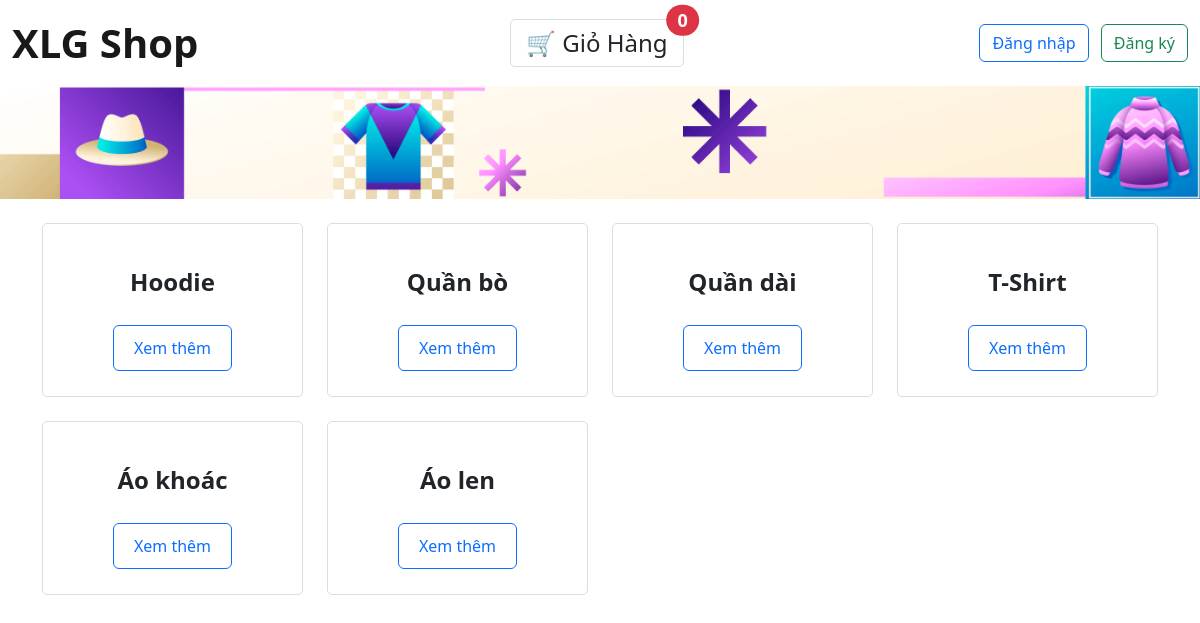
/, run on an earlier commit of the app's database.
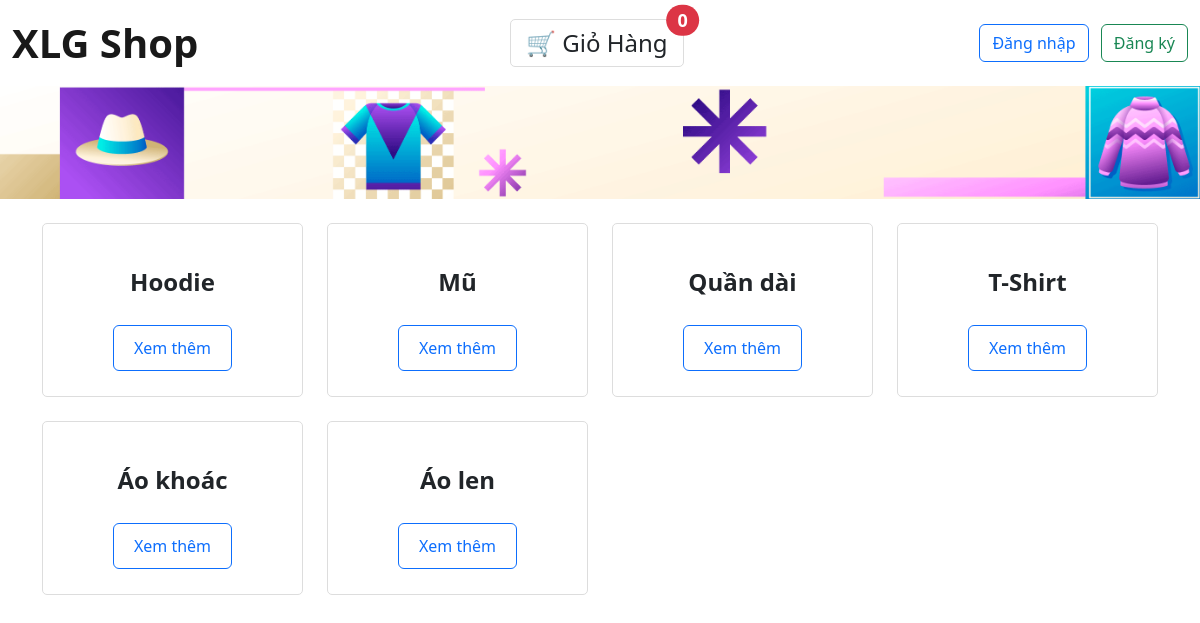
And on a later commit of the database.
### home/models.py (models this page shows, shortened)
class Category(models.Model):
    name = models.CharField("Name", max_length=20, primary_key=True)

### home/views.py (the view)
# urls.py: path("", views.index, name="index"),
def index(request):
    category_list = Category.objects.order_by("name")
    context = {
        'category_list': category_list
    }
    return render(request, "home/index.html", context)

### home/templates/home/index.html (shortened to what this page needs)
{% load static %}
<!DOCTYPE html>
<html lang="en">
<head>
    <link rel="stylesheet" href="https://cdn.jsdelivr.net/npm/bootstrap@5.2.3/dist/css/bootstrap.min.css">
    <link rel="stylesheet" href="{% static 'css/index_style.css' %}">
</head>
<body>
    <nav class="navbar navbar-expand-lg">
        <div class="container-fluid d-flex justify-content-between align-items-center">
            <a class="navbar-brand fw-bold" href="{% url 'index' %}" style="font-weight: bold;">XLG Shop</a>
            <div class="nav-buttons">
                <button id="cart-button" class="btn btn-outline-dark btn-lg position-relative" onclick="toggleCart()">
                    🛒 Giỏ Hàng
                    <span id="cart-count" class="position-absolute top-0 start-100 translate-middle badge rounded-pill bg-danger">0</span>
                </button>
            </div>
            <div>
                {% if not user.is_authenticated %}
                    <button class="btn btn-outline-primary me-2" type="button" onclick="window.location.href = '/login';">Đăng nhập</button>
                    <button class="btn btn-outline-success" type="button" onclick="window.location.href = '/register';">Đăng ký</button>
                {% else %}
                    <p>Xin chào, {{user.username}}</p>
                    <button class="btn btn-outline-primary me-2" type="button" onclick="window.location.href = '/logout';">Đăng xuất</button>
                {% endif %}
            </div>
        </div>
    </nav>
    <header class="bg-dark text-white" style="margin: 0; padding: 0;">
        <div class="container-fluid p-0">
            <img src="{% static 'img/newmoi.png' %}" alt="Description of image" style="width: 100%; height: auto;">
        </div>
    </header>
    <div class="container mt-4">
        <div class="row row-cols-1 row-cols-sm-2 row-cols-md-3 row-cols-lg-4 g-4">
            {% for category in category_list %}
            <div class="col">
                <div class="category-card">
                    <div class="category-name">{{ category.name }}</div>
                    <button class="btn btn-outline-primary view-category-btn" onclick="window.location.href = '{% url 'categories' category.name %}';">Xem thêm</button>
                </div>
            </div>
            {% endfor %}
        </div>
    </div>
</body>
</html>

What changed in the data, as far as the page shows it:
removed Category: name "Quần bò"
added Category: name "Mũ"
